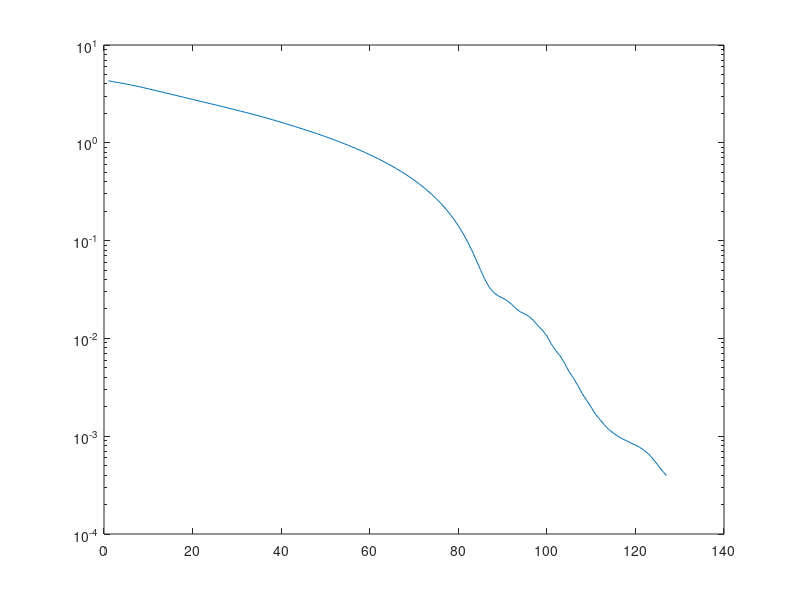

This figure's MATLAB source:
% This code solves the partial differential equation
%       -u_xx - u_yy + a1 u_x + a2 u_y + a3 u = f.
% It uses gmres with the SSOR preconditioner.
clear;                                   
%  Input data. 
nx = 65;
ny = nx;
hh = 1./nx;
errtol=.0001;
kmax = 200;
a1 = 1.;
a2 = 10.;
a3 = 1.;
ac = 4.+a1*hh+a2*hh+a3*hh*hh;
rac = 1./ac;
aw = 1.+a1*hh;
ae = 1.;
as = 1.+a2*hh;
an = 1.;
%  Initial guess. 
x0(1:nx+1,1:ny+1) = 0.0;                 
x = x0;
h = zeros(kmax);
v = zeros(nx+1,ny+1,kmax);
c = zeros(kmax+1,1);
s = zeros(kmax+1,1);
for j= 1:ny+1
 	for i = 1:nx+1
	    b(i,j) = hh*hh*200.*(1.+sin(pi*(i-1)*hh)*sin(pi*(j-1)*hh));
    end 
end 
rhat(1:nx+1,1:ny+1) = 0.;
w = 1.60;
r = b;
errtol = errtol*sum(sum(b(2:nx,2:ny).*b(2:nx,2:ny)))^.5;
%   This preconditioner is SSOR.
%rhat = ssorpc(nx,ny,ae,aw,as,an,ac,rac,w,r,rhat);
%r(2:nx,2:ny) = rhat(2:nx,2:ny); 
rho = sum(sum(r(2:nx,2:ny).*r(2:nx,2:ny)))^.5;
g = rho*eye(kmax+1,1);
v(2:nx,2:ny,1) = r(2:nx,2:ny)/rho;
k = 0;
%  Begin gmres loop.
while((rho > errtol) & (k < kmax))        
    k = k+1;
%  Matrix vector product.
    v(2:nx,2:ny,k+1) = -aw*v(1:nx-1,2:ny,k)-ae*v(3:nx+1,2:ny,k)-...
                        as*v(2:nx,1:ny-1,k)-an*v(2:nx,3:ny+1,k)+...
                        ac*v(2:nx,2:ny,k);
%   This preconditioner is SSOR.
%rhat = ssorpc(nx,ny,ae,aw,as,an,ac,rac,w,v(:,:,k+1),rhat);
%v(2:nx,2:ny,k+1) = rhat(2:nx,2:ny); 
    %  Begin modified GS. May need to reorthogonalize. 
    for j=1:k                              
        h(j,k) = sum(sum(v(2:nx,2:ny,j).*v(2:nx,2:ny,k+1)));
        v(2:nx,2:ny,k+1) = v(2:nx,2:ny,k+1)-h(j,k)*v(2:nx,2:ny,j);
    end
    h(k+1,k) = sum(sum(v(2:nx,2:ny,k+1).*v(2:nx,2:ny,k+1)))^.5;
    if(h(k+1,k) ~= 0)
         v(2:nx,2:ny,k+1) = v(2:nx,2:ny,k+1)/h(k+1,k);
    end
%  Apply old Givens rotations to h(1:k,k).
    if k>1                                
       for i=1:k-1
         hik        = c(i)*h(i,k)-s(i)*h(i+1,k);
         hipk       = s(i)*h(i,k)+c(i)*h(i+1,k);
         h(i,k)     = hik;
         h(i+1,k)   = hipk;
       end
    end
    nu = norm(h(k:k+1,k));
%  May need better Givens implementation. 
%  Define and Apply new Givens rotations to h(k:k+1,k).    
    if nu~=0                              
        c(k)        = h(k,k)/nu;
        s(k)        = -h(k+1,k)/nu;
        h(k,k)      = c(k)*h(k,k)-s(k)*h(k+1,k);
        h(k+1,k)    = 0;
        gk          = c(k)*g(k) -s(k)*g(k+1);
        gkp         = s(k)*g(k) +c(k)*g(k+1);
        g(k)        = gk;
        g(k+1)      = gkp;
    end
    rho=abs(g(k+1));
    mag(k) = rho;
 end 
%  End of gmres loop.  
%  h(1:k,1:k) is upper triangular matrix in QR.
  y=h(1:k,1:k)\g(1:k); 
%  Form linear combination.
for i=1:k                                 
   x(2:nx,2:ny) = x(2:nx,2:ny) + v(2:nx,2:ny,i)*y(i);
end
k
semilogy(mag)
x((nx+1)/2,(nx+1)/2)
%  mesh(x)
%  eig(h(1:k,1:k))
